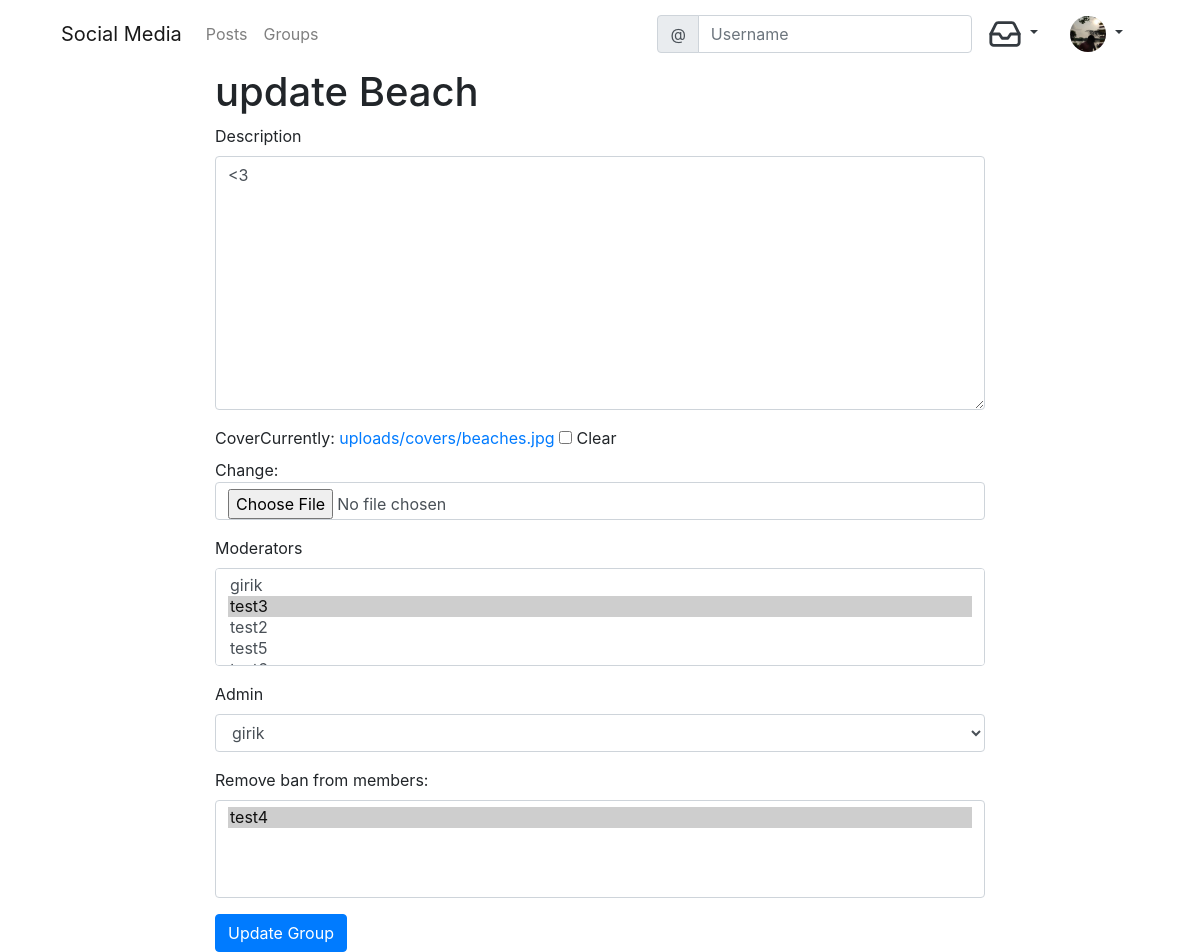
The page /groups/update/beach/ (signed in) on the database as committed earlier.
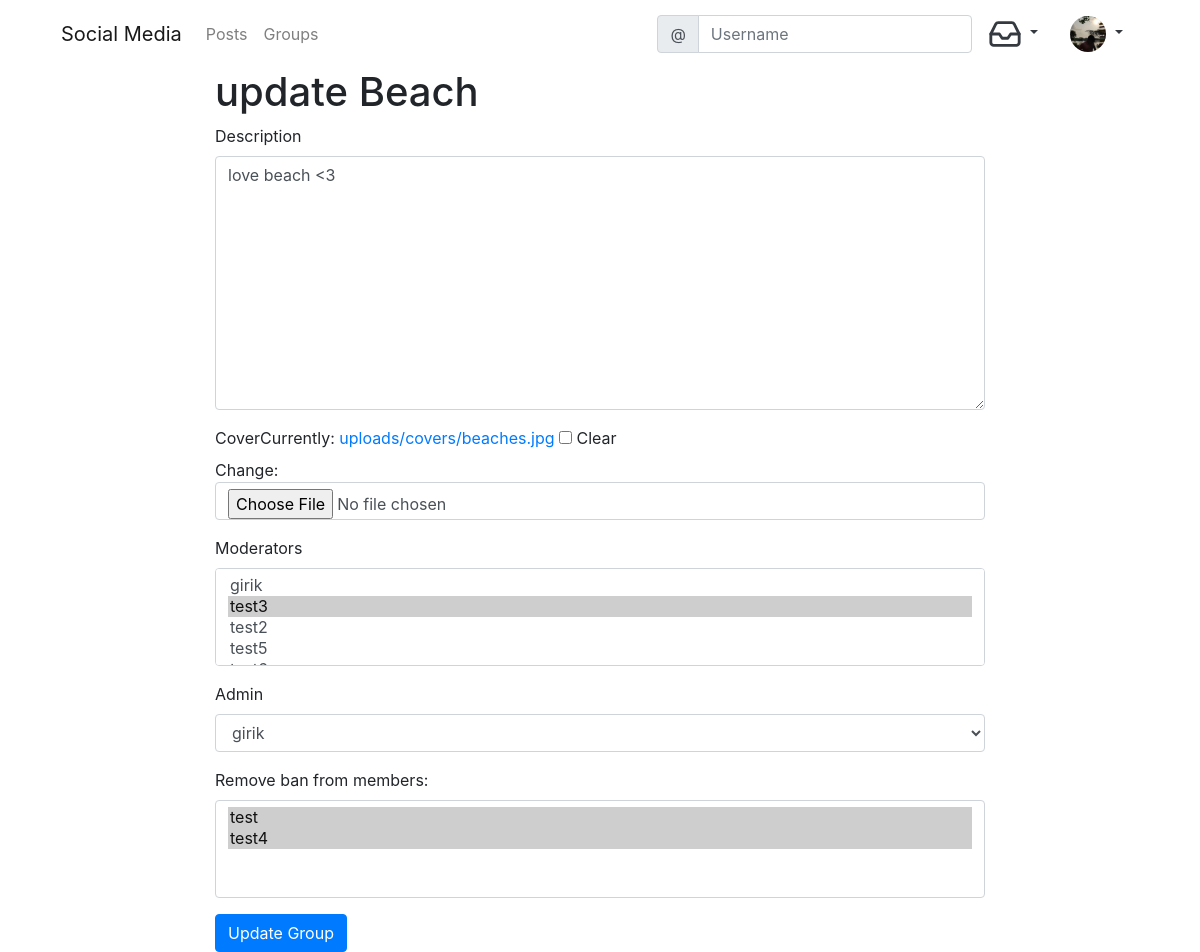
The same page on the database as committed later.
### groups/models.py (models this page shows, shortened)
class Group(models.Model):
    name = models.CharField(max_length=20, unique=True)
    slug = models.SlugField(allow_unicode=True, unique=True)
    description = models.TextField(blank=True, default='')
    admin = models.ForeignKey(User, blank=True, related_name='admin', on_delete= models.CASCADE)
    moderators = models.ManyToManyField(User, blank=True, related_name='group_moderators')
    ban = models.ManyToManyField(User, blank=True, related_name='group_ban')
    members = models.ManyToManyField(User, through='GroupMember')
    cover = models.ImageField(upload_to='uploads/covers', default='uploads/covers/default.jpg', blank=True)
    created_on = models.DateTimeField(auto_now_add=True)
    class Meta():
        ordering = ["-created_on"]

### groups/views.py (the view)
# urls.py: path('update/<slug>/', views.UpdateGroup.as_view(), name='update-group'),
class UpdateGroup(LoginRequiredMixin, UserPassesTestMixin, UpdateView):
    template_name = 'groups/group_update.html'
    model = models.Group
    form_class = forms.UpdateGroupForm
    def get_form_kwargs(self, **kwargs):
        kwargs = super(UpdateGroup, self).get_form_kwargs(**kwargs)
        kwargs.update({
            "request":self.request,
            "grp":self.get_object(),
        })
        return kwargs
    def test_func(self):
        return self.get_object().admin == self.request.user

### groups/forms.py
class UpdateGroupForm(forms.ModelForm):
    class Meta:
        model = models.Group
        fields = ('description', 'cover', 'moderators','admin', 'ban')
        labels = {
            'ban': 'Remove ban from members:'
        }
    def __init__(self, *args, **kwargs):
        request = kwargs.pop('request')
        grp = kwargs.pop('grp')
        qs = models.Group.objects.get(name=grp.name)
        super(UpdateGroupForm, self).__init__(*args, **kwargs)
        self.fields['admin'].queryset = qs.members
        self.fields['moderators'].queryset = qs.members
        self.fields['ban'].queryset = qs.ban

### social/templatetags/custom_tags.py (called while the page is built)
@register.inclusion_tag('notif/notifications.html', takes_context = True)
def show_notifications(context):
    request_user = context['request'].user
    notifications = Notification.objects.filter(to_user=request_user).exclude(user_has_seen=True).order_by('-timestamp')
    return {'notifications':notifications}

### templates/groups/group_update.html (shortened to what this page needs)
{% extends "base.html" %}
{% load static %}
{% load bootstrap4 %}
{% block maincontent %}
  <h1>update {{ group.name }}</h1>
  <form method="POST" enctype="multipart/form-data">
      {% bootstrap_form form %}
      <input class="btn btn-primary" type="submit" value="Update Group">
  </form>
{% endblock maincontent %}

Rows that differ between the two databases and show on the page:
changed Group "Beach": description "<3" → "love beach <3"
Other text that changed with them:
form field ban: "test4 ☑" → "test ☑ / test4 ☑"
